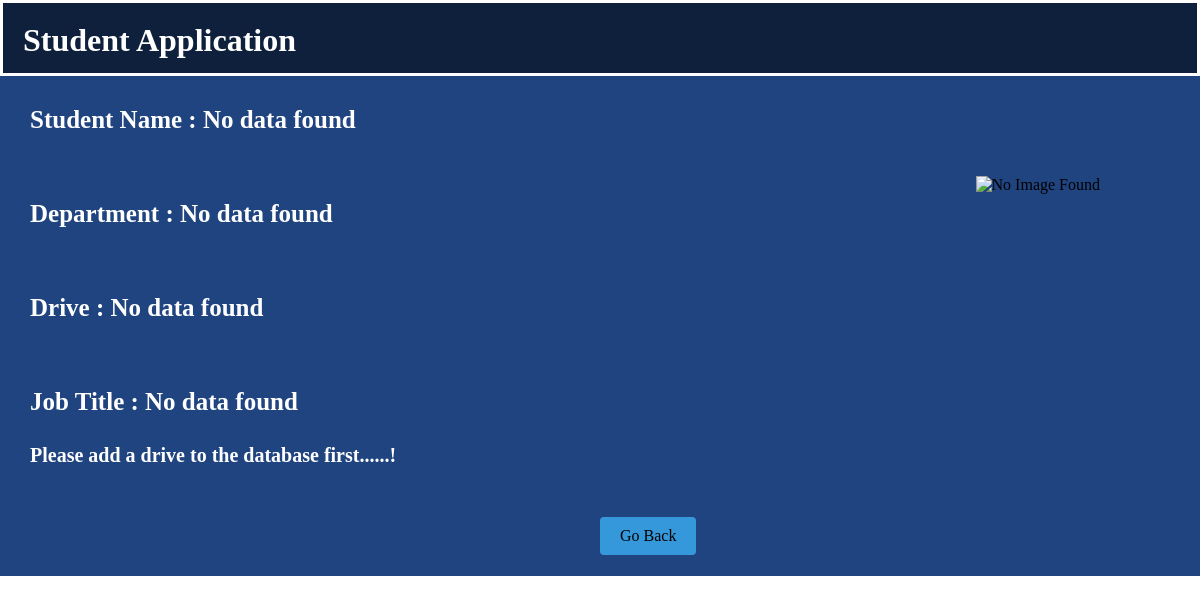
The app's page /stu_application/4/Data scientist (signed in), older data.
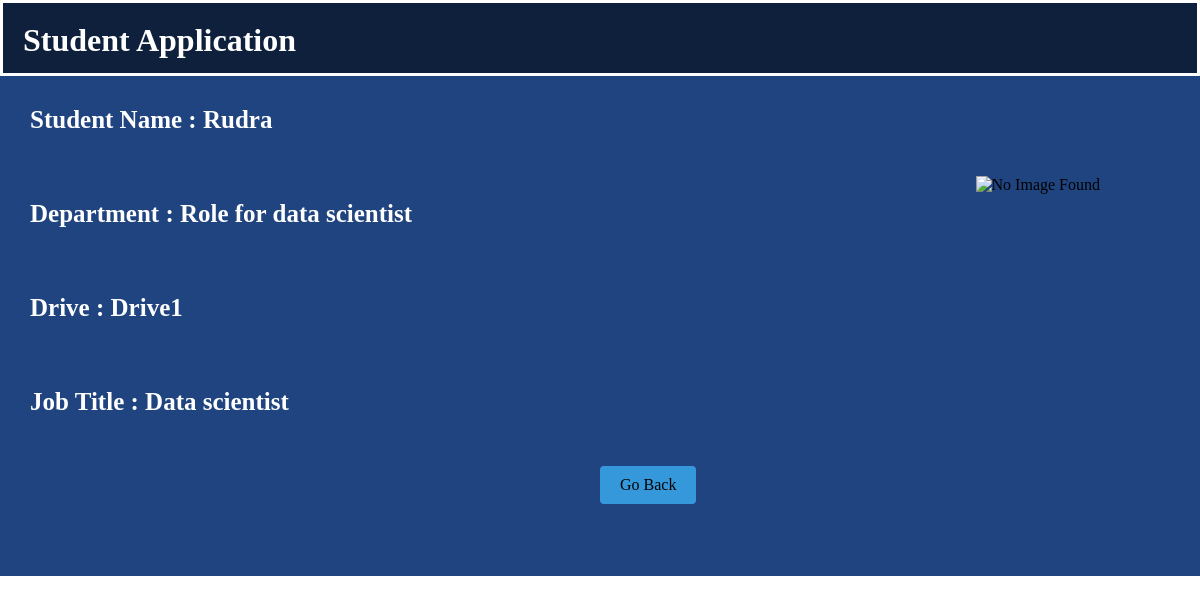
The same page, newer data.
### models.py (models this page shows)
class Application(db.Model):
    __tablename__ = 'application'
    id = db.Column(db.Integer , primary_key=True)
    student_name = db.Column(db.String , nullable=False)
    student_id = db.Column(db.Integer , nullable=False)
    drive_id = db.Column(db.Integer , db.ForeignKey('drive.id') , nullable=False)
    date = db.Column(db.DateTime , default = datetime.utcnow)
    status = db.Column(db.String , default="applied")
    drive = db.relationship('Drive', backref='applications')

class Drive(db.Model):
    __tablename__ = 'drive'
    id = db.Column(db.Integer , primary_key=True)
    user_id = db.Column(db.Integer , db.ForeignKey('users.id') , nullable=False)
    drive_name = db.Column(db.String(100) , nullable=False)
    company_id = db.Column(db.Integer , nullable=False)
    job_title = db.Column(db.String(100) , nullable=False)
    job_description = db.Column(db.String(100) , nullable=True)
    eligibilty = db.Column(db.String(100) , nullable=False)
    deadline = db.Column(db.DateTime)
    status = db.Column(db.String , default="pending")
    user = db.relationship('User', backref='drives')

### app.py (the view)
@app.route('/stu_application/<int:app_id>/<job>' , methods=['GET','POST'])
def stu_application(app_id,job):
    drive = Drive.query.filter_by(job_title=job).first()
    drive_apply=aliased(Drive)
    application = db.session.query(
        Application.id,
        Application.student_name,
        drive_apply.job_description.label('job_description'),
        drive_apply.job_title.label('job_title'),
        drive_apply.drive_name.label('drive_name')
    ).select_from(Application).join(drive_apply,Application.drive_id==drive_apply.id).filter(drive_apply.job_title==job,Application.id==app_id).first()
    return render_template('stu_application.html' , drive=drive, application=application)

### templates/stu_application.html (shortened to what this page needs)
<!DOCTYPE html>
<html lang="en">
<head>
</head>
<body>
    <div class="container">
        <div class="main">
            <div class="banner flex">
                <h1>Student Application</h1>
            </div>
            <div class="main-content">
                {% if application %}
                <div class="content">
                    <h3>Student Name : {{application.student_name}}</h3>
                    <br><br>
                    <h3>Department : {{application.job_description}}</h3>
                    <br><br>
                    <h3>Drive : {{application.drive_name}}</h3>
                    <br><br>
                    <h3>Job Title : {{application.job_title}}</h3>
                    <a href="/admin_dash">Go Back</a>
                </div>
                {% else %}
                    <div class="content">
                    <h3>Student Name : No data found</h3>
                    <br><br>
                    <h3>Department : No data found</h3>
                    <br><br>
                    <h3>Drive : No data found</h3>
                    <br><br>
                    <h3>Job Title : No data found</h3>
                    <br>
                    <p>Please add a drive to the database first......!</p>
                    <a href="/admin_dash">Go Back</a>
                </div>
                {% endif %}
                <div class="content">
                    <img src="https://static.vecteezy.com/system/resources/previews/043/857/674/non_2x/graduate-boy-outline-illustration-vector.jpg" alt="No Image Found">
                </div>
            </div>
        </div>
    </div>
</body>
</html>

Row changes from the older to the newer data that the page shows:
added Application: student_name "Rudra"
now on this page (row unchanged): Drive: job_description "Role for data scientist", drive_name "Drive1", job_title "Data scientist"
Text that changed along with them:
text no longer shown: "Student Name : No data found Department : No data found Drive : No data found Job Title : No data found Please add a drive to the database first......!"
text now shown: "Student Name : Department : Drive : Job Title :"
